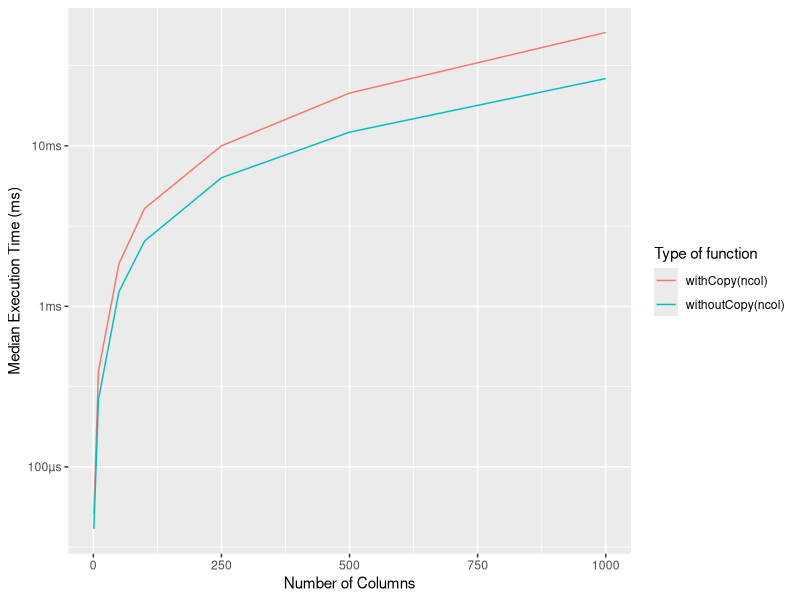

The R source for this figure: (Note: this script raises an error after producing the figure.)
## ---- chunk 1
a <- 1:10
b <- a
c <- b
d <- 1:10
## ---- chunk 2
library(lobstr)

obj_addr(a)
obj_addr(b)
obj_addr(c)
obj_addr(d)
## ---- chunk 3
obj_addr(mean)
obj_addr(base::mean)
obj_addr(get("mean"))
obj_addr(evalq(mean))
obj_addr(match.fun("mean"))
## ---- chunk 4
make.names(c("123abc", "@me", "_yu", "  gh", "else"))
## ---- chunk 5
.123e1 < 1
## ---- chunk 6
tracemem(1:10)
## ---- chunk 7
x <- c(1L, 2L, 3L)
tracemem(x)

x[[3]] <- 4
## ---- chunk 8
x <- c(1L, 2L, 3L)
tracemem(x)

x[[3]] <- 4L
## ---- chunk 9
a <- 1:10
b <- list(a, a)
c <- list(b, a, 1:10)

ref(a)

ref(b)

ref(c)
## ---- chunk 10
x <- list(1:10)
x
obj_addr(x)

x[[2]] <- x
x
obj_addr(x)

ref(x)
## ---- chunk 11
y <- rep(list(runif(1e4)), 100)

object.size(y)

obj_size(y)
## ---- chunk 12
funs <- list(mean, sd, var)
obj_size(funs)
## ---- chunk 13
obj_size(mean)
obj_size(sd)
obj_size(var)

obj_size(mean) + obj_size(sd) + obj_size(var)
## ---- chunk 14
a <- runif(1e6)
obj_size(a)

b <- list(a, a)
obj_size(b)
obj_size(a, b)

b[[1]][[1]] <- 10
obj_size(b)
obj_size(a, b)

b[[2]][[1]] <- 10
obj_size(b)
obj_size(a, b)
## ---- chunk 15
x <- list()

obj_addr(x)

tracemem(x)

x[[1]] <- x

obj_addr(x[[1]])
## ---- chunk 16
library(bench)
library(tidyverse)

generateDataFrame <- function(ncol) {
  as.data.frame(matrix(runif(100 * ncol), nrow = 100))
}

withCopy <- function(ncol) {
  x <- generateDataFrame(ncol)
  medians <- vapply(x, median, numeric(1))

  for (i in seq_along(medians)) {
    x[[i]] <- x[[i]] - medians[[i]]
  }

  return(x)
}

withoutCopy <- function(ncol) {
  x <- generateDataFrame(ncol)
  medians <- vapply(x, median, numeric(1))

  y <- as.list(x)

  for (i in seq_along(medians)) {
    y[[i]] <- y[[i]] - medians[[i]]
  }

  return(y)
}

benchComparison <- function(ncol) {
  bench::mark(
    withCopy(ncol),
    withoutCopy(ncol),
    iterations = 100,
    check = FALSE
  ) %>%
    dplyr::select(expression:total_time)
}

nColList <- list(1, 10, 50, 100, 250, 500, 1000)

names(nColList) <- as.character(nColList)

benchDf <- purrr::map_dfr(
  .x = nColList,
  .f = benchComparison,
  .id = "nColumns"
)
## ---- chunk 17
ggplot(benchDf,
       aes(
         x = as.numeric(nColumns),
         y = median,
         group = as.character(expression),
         color = as.character(expression)
       )) +
  geom_line() +
  labs(
    x = "Number of Columns",
    y = "Median Execution Time (ms)",
    colour = "Type of function"
  )
## ---- chunk 18
e <- rlang::env(a = 1, b = "3")
tracemem(e)
